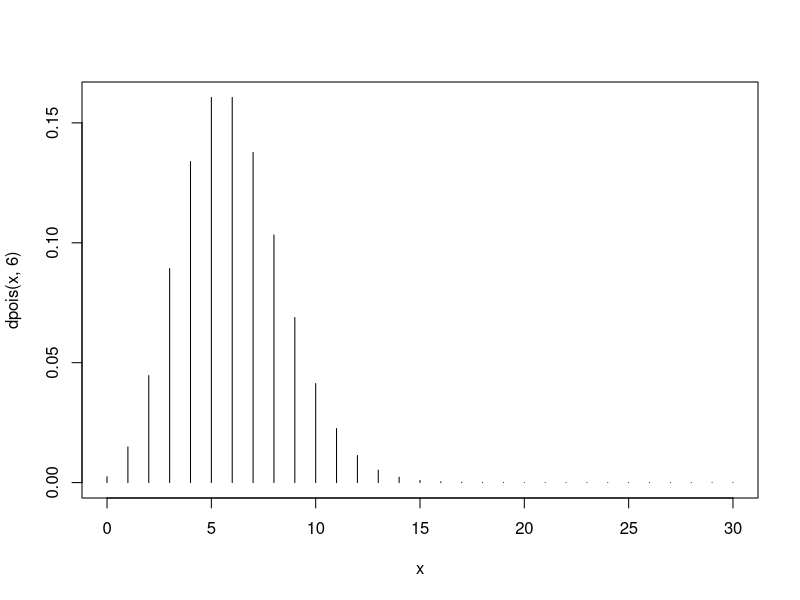

R code for this plot:
# a)
# sr tyg = 3
# X = l. sprz przez 2 tyg
# w 2 tyg 2 * 3 = 6
# X ~ Poisson(6)
dpois(5, 6)

# b)
1 - ppois(3, 6)

# c)
ppois(5, 6) - ppois(2, 6)

# d)
x <- 0:30;
plot(x, dpois(x, 6), type = "h")
